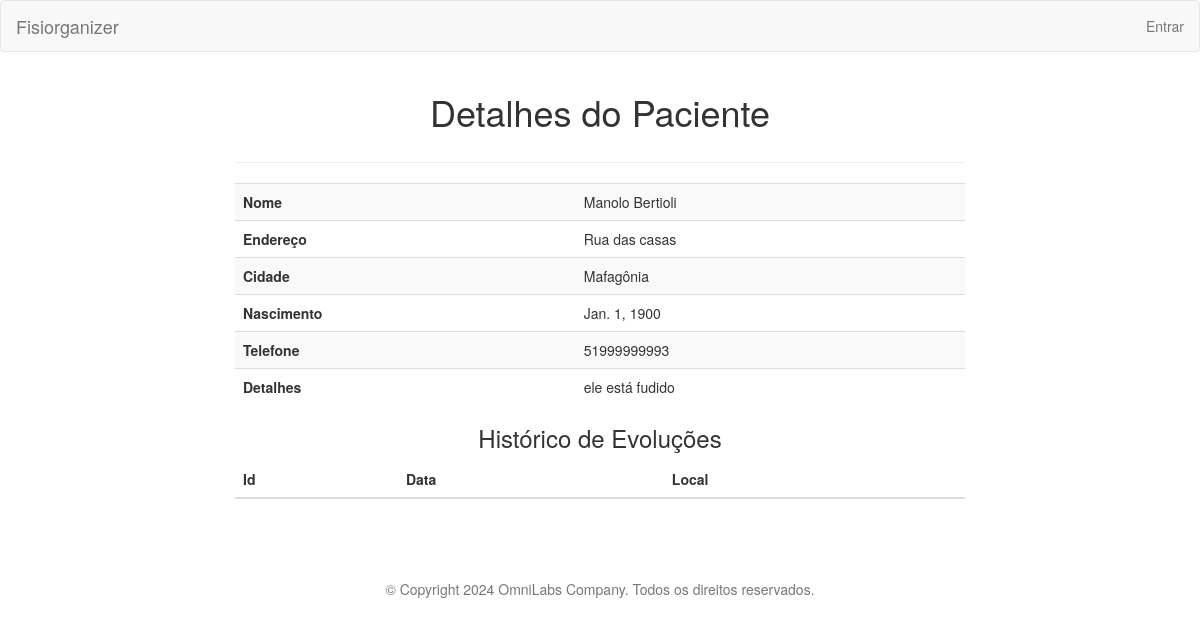
Page /patient/detail/2 on the earlier database version.
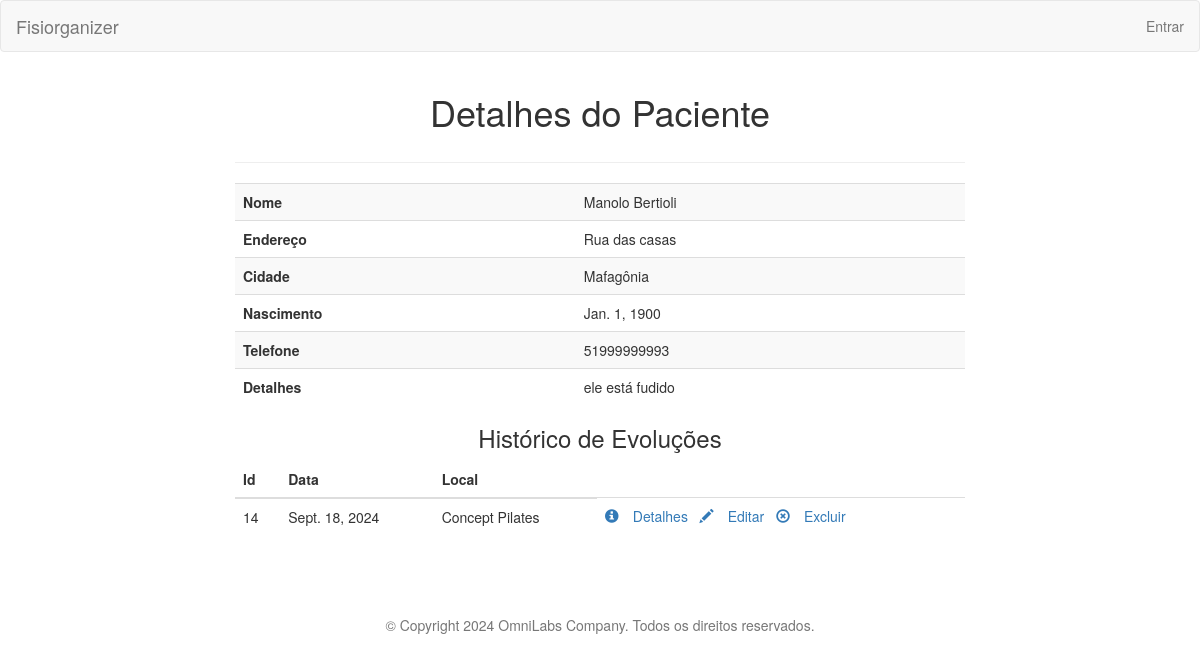
Same page on the later database version.
### Fisiorganizer_SITE/models.py (models this page shows)
class Evolution(models.Model):
    id = models.AutoField(primary_key=True)
    place = models.ForeignKey(Place, on_delete=models.CASCADE)
    patient = models.ForeignKey(Patient, on_delete=models.CASCADE)
    instructor = models.ForeignKey(User, on_delete=models.CASCADE)
    date = models.DateField()
    time = models.TimeField()
    description_before = models.TextField(max_length=500, blank=False)
    description_after = models.TextField(max_length=500, blank=False)

class Place(models.Model):
    id = models.AutoField(primary_key=True)
    name = models.CharField(max_length=150, blank=False)
    address = models.CharField(max_length=150, blank=False)
    city = models.CharField(max_length=25, blank=False)
    phone = models.CharField(blank=False, null=False,max_length=13, validators=[validate_phone])
    details = models.TextField(max_length=500, blank=True)
    def __str__(self):
        return self.name

### Fisiorganizer_SITE/views/patient_view.py (the view)
# urls.py: path('detail/<pk>', PatientDetailView.as_view(), name='patient_detail'),
class PatientDetailView(DetailView):
    model = Patient
    template_name = 'patient/patient_detail.html'

### Fisiorganizer_SITE/templates/patient/patient_detail.html
{% extends "layout.html" %}
{% load widget_tweaks %}
{% load static %}
{% block content %}
<h1 class="text-center">Detalhes do Paciente</h1>
<div class="col-sm-2"></div>
<div class="col-md-8">
    <hr>
    <table class="table table-striped">
        <tbody>
            <tr>
                <td>
                    <strong>Nome</strong>
                </td>
                <td>
                    {{ object.name }}
                </td>
            </tr>
            <tr>
                <td>
                    <strong>Endereço</strong>
                </td>
                <td>
                    {{ object.address }}
                </td>
            </tr>
            <tr>
                <td>
                    <strong>Cidade</strong>
                </td>
                <td>
                    {{ object.city }}
                </td>
            </tr>
            <tr>
                <td>
                    <strong>Nascimento</strong>
                </td>
                <td>
                    {{ object.born_date }}
                </td>
            </tr>
            <tr>
                <td>
                    <strong>Telefone</strong>
                </td>
                <td>
                    {{ object.cellphone }}
                </td>
            </tr>
            <tr>
                <td>
                    <strong>Detalhes</strong>
                </td>
                <td>
                    {{ object.details }}
                </td>
            </tr>
        </tbody>
    </table>
    <h3 class="text-center">Histórico de Evoluções</h3>
    <table id="customersTable" class="table">
        <thead>
            <tr>
                <th>Id</th>
                <th>Data</th>
                <th>Local</th>
            </tr>
        </thead>
        <tbody>
            {% for evolution in object.evolution_set.all %}
            <tr>
                <td>
                    {{ evolution.id }}
                </td>
                <td>
                    {{ evolution.date }}
                </td>
                <td>
                    {{ evolution.place }}
                </td>
                <td>
                    <a href="{% url 'evolution_detail' pk=evolution.id %}" class="" role="button">
                        <span class="glyphicon glyphicon-info-sign" aria-hidden="true">&nbsp;</span>Detalhes
                    </a>
                    <span>&nbsp;</span>
                    <a href="#" class="" role="button">
                        <span class="glyphicon glyphicon-pencil" aria-hidden="true">&nbsp;</span>Editar
                    </a>
                    <span>&nbsp;</span>
                    <a class="" role="button" name="delete" data-id="{{ evolution.id }}">
                        <span class="glyphicon glyphicon-remove-circle" aria-hidden="true">&nbsp;</span>Excluir
                    </a>
                </td>
            </tr>
            {% endfor %}
        </tbody>
    </table>
</div>
<div class="col-sm-2"></div>
{% endblock %}

Differences in the rows shown:
added Evolution: id "14", date "Sept. 18, 2024", place "Concept Pilates"
